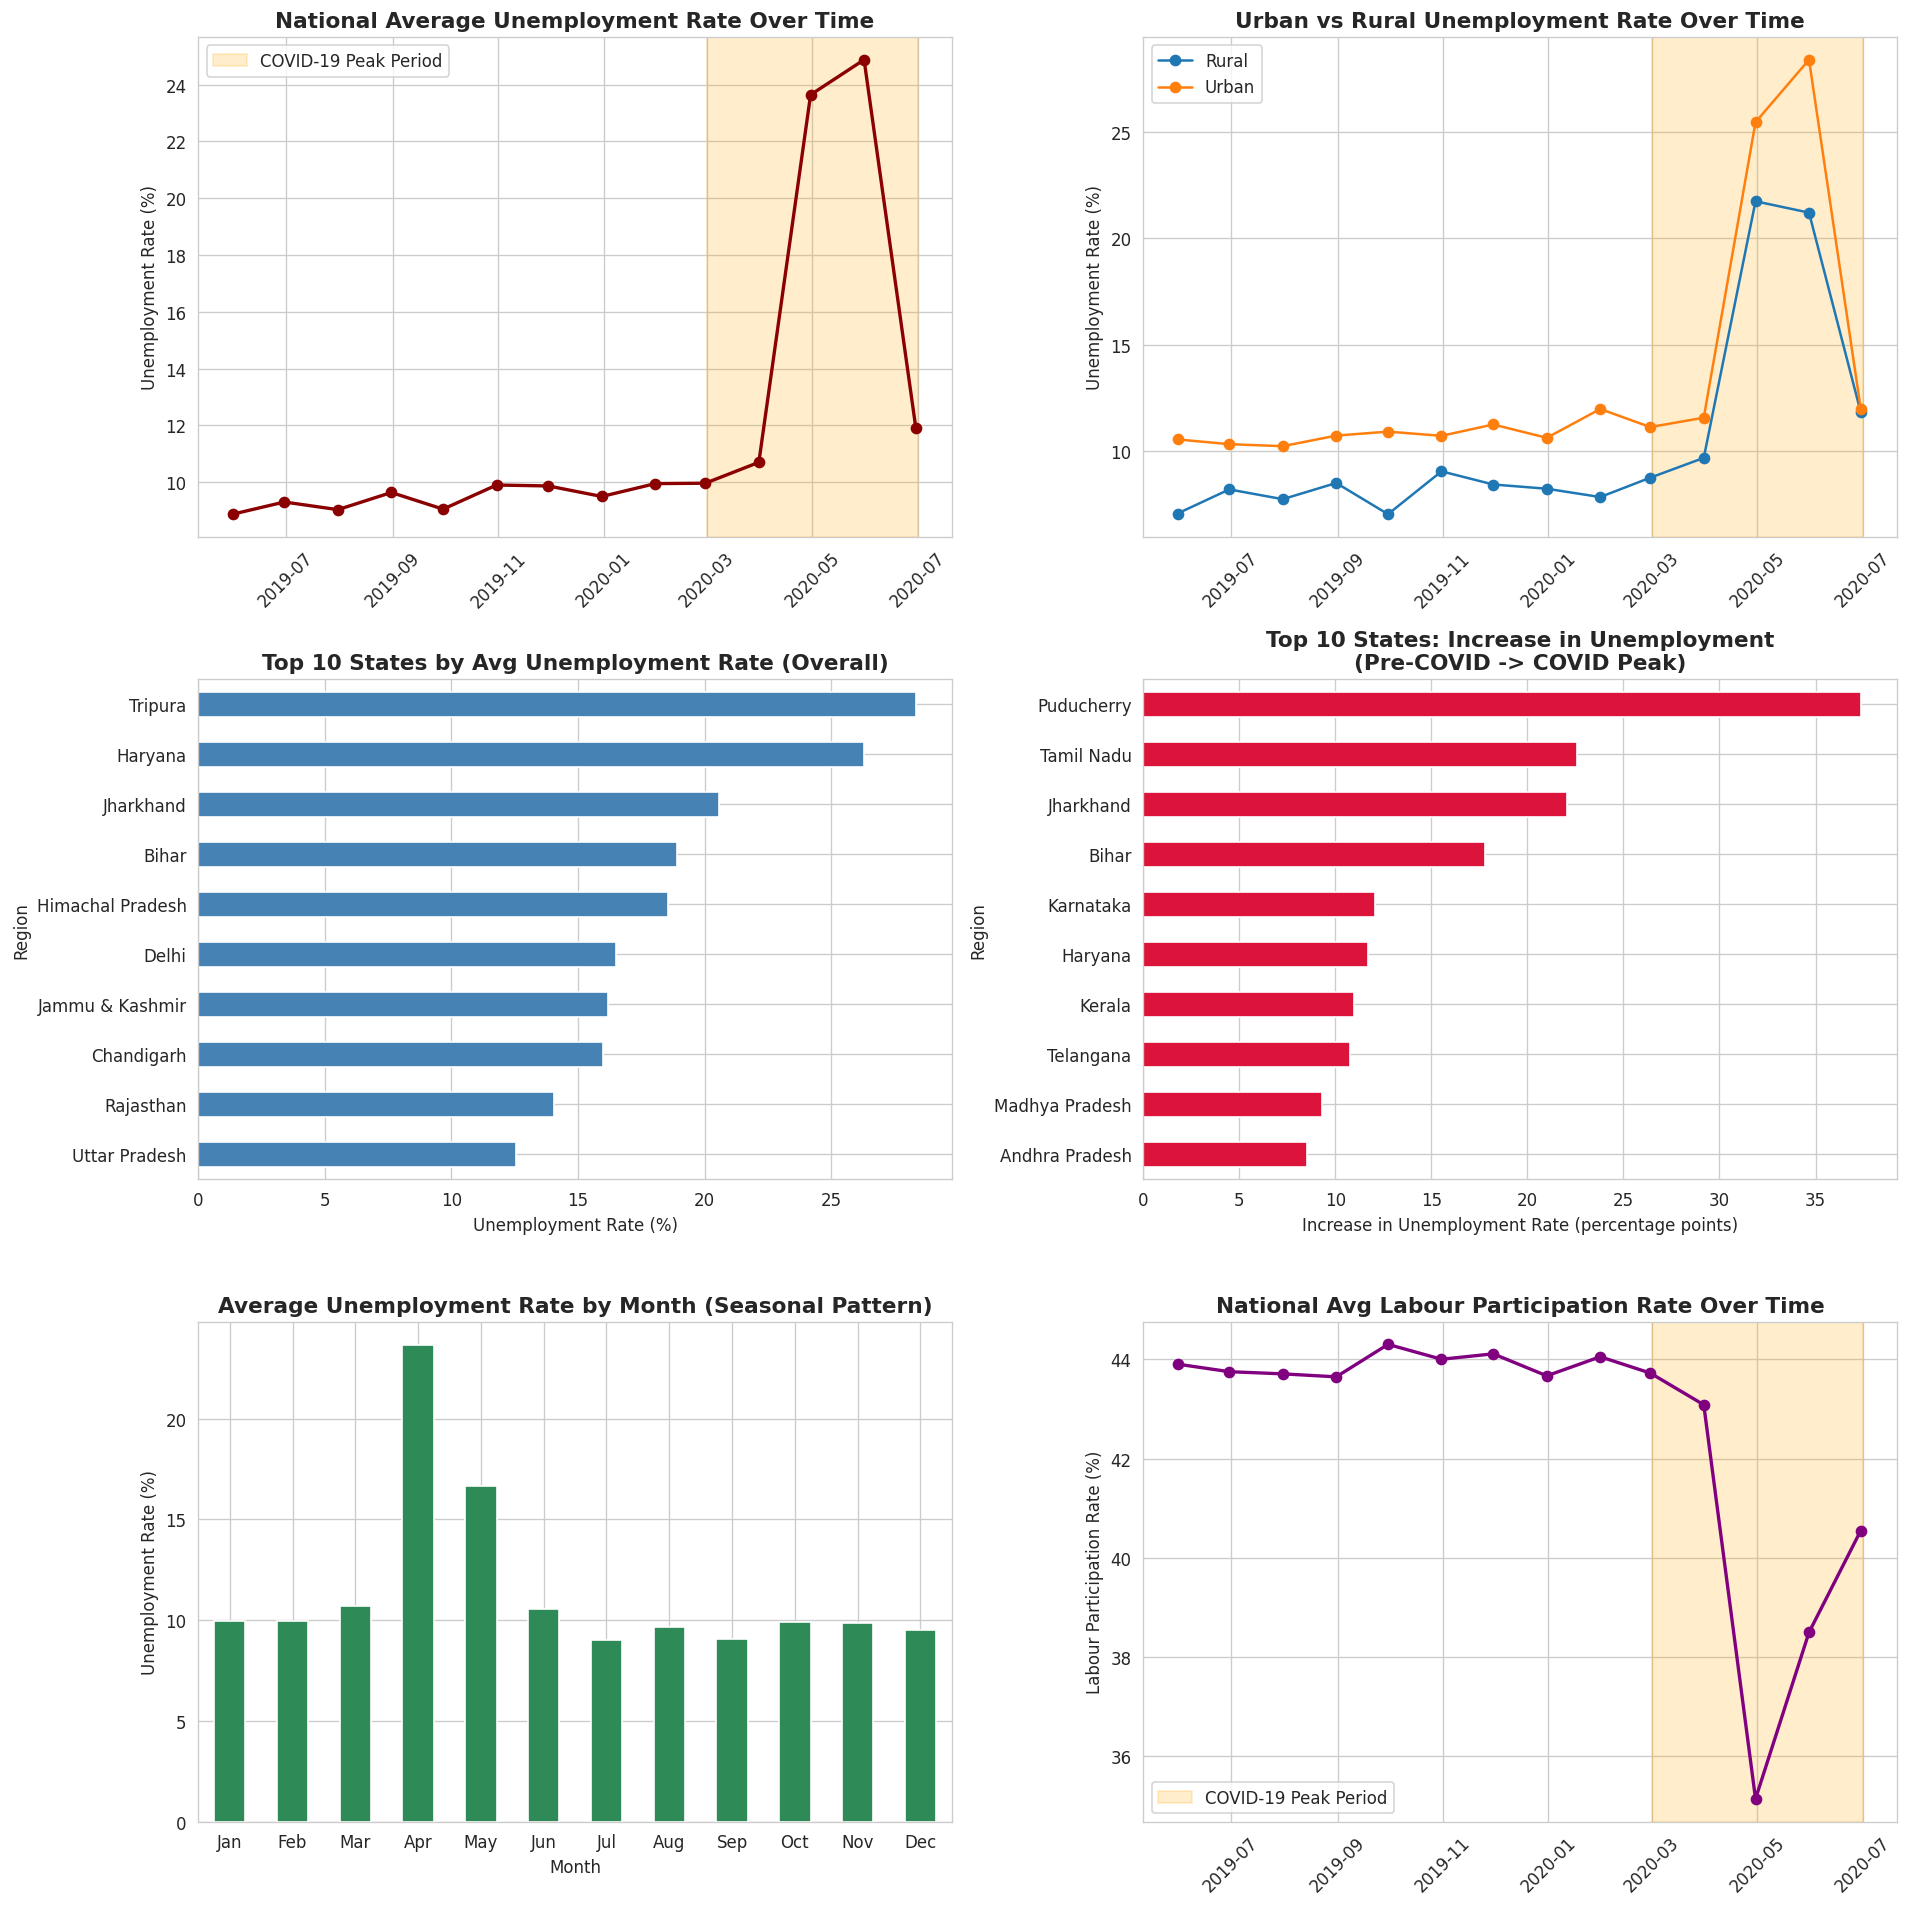

Reproduce this figure in Python.
"""
Unemployment in India - Analysis with Python
==============================================
Data cleaning, exploration, COVID-19 impact analysis, seasonal trends,
and policy-relevant insights.
"""

import pandas as pd
import numpy as np
import matplotlib.pyplot as plt
import seaborn as sns

sns.set_style("whitegrid")

# ----------------------------------------------------------------
# 1. Load and clean the data
# ----------------------------------------------------------------
df = pd.read_csv('/mnt/user-data/uploads/Unemployment_in_India.csv')

# Strip whitespace from column names
df.columns = [c.strip() for c in df.columns]
print("Columns:", df.columns.tolist())

# Drop fully empty rows (28 rows are all NaN)
df = df.dropna(how='all')
print(f"\nShape after dropping empty rows: {df.shape}")

# Strip whitespace from string columns
for col in ['Region', 'Date', 'Frequency', 'Area']:
    df[col] = df[col].str.strip()

# Parse dates
df['Date'] = pd.to_datetime(df['Date'], format='%d-%m-%Y')

# Extract year and month for seasonal analysis
df['Year'] = df['Date'].dt.year
df['Month'] = df['Date'].dt.month
df['MonthName'] = df['Date'].dt.strftime('%b')

print("\nDate range:", df['Date'].min(), "to", df['Date'].max())
print("\nRegions:", df['Region'].nunique(), "->", sorted(df['Region'].unique()))
print("\nAreas:", df['Area'].unique())
print("\nFrequency:", df['Frequency'].unique())

print("\nSummary statistics:")
print(df[['Estimated Unemployment Rate (%)', 'Estimated Employed',
          'Estimated Labour Participation Rate (%)']].describe())

# ----------------------------------------------------------------
# 2. National-level monthly trend (average across regions)
# ----------------------------------------------------------------
national = df.groupby('Date').agg({
    'Estimated Unemployment Rate (%)': 'mean',
    'Estimated Labour Participation Rate (%)': 'mean'
}).reset_index()

# ----------------------------------------------------------------
# 3. COVID-19 impact analysis
# ----------------------------------------------------------------
# Define periods
pre_covid = df[df['Date'] < '2020-03-01']
covid_peak = df[(df['Date'] >= '2020-03-01') & (df['Date'] <= '2020-07-01')]
post_covid = df[df['Date'] > '2020-07-01']

print("\n" + "="*60)
print("COVID-19 IMPACT ANALYSIS")
print("="*60)
print(f"Pre-COVID (before Mar 2020) avg unemployment rate: "
      f"{pre_covid['Estimated Unemployment Rate (%)'].mean():.2f}%")
print(f"COVID Peak (Mar-Jul 2020) avg unemployment rate: "
      f"{covid_peak['Estimated Unemployment Rate (%)'].mean():.2f}%")
print(f"Post-COVID peak (after Jul 2020) avg unemployment rate: "
      f"{post_covid['Estimated Unemployment Rate (%)'].mean():.2f}%")

# Find the absolute peak month
peak_row = national.loc[national['Estimated Unemployment Rate (%)'].idxmax()]
print(f"\nHighest national avg unemployment rate: {peak_row['Estimated Unemployment Rate (%)']:.2f}% "
      f"on {peak_row['Date'].strftime('%B %Y')}")

# ----------------------------------------------------------------
# 4. Urban vs Rural comparison
# ----------------------------------------------------------------
area_comparison = df.groupby(['Date', 'Area'])['Estimated Unemployment Rate (%)'].mean().reset_index()

print("\n" + "="*60)
print("URBAN VS RURAL (Overall Average)")
print("="*60)
print(df.groupby('Area')['Estimated Unemployment Rate (%)'].mean())

# ----------------------------------------------------------------
# 5. Regional analysis - which states hit hardest during COVID
# ----------------------------------------------------------------
region_pre = pre_covid.groupby('Region')['Estimated Unemployment Rate (%)'].mean()
region_covid = covid_peak.groupby('Region')['Estimated Unemployment Rate (%)'].mean()
region_change = (region_covid - region_pre).sort_values(ascending=False)

print("\n" + "="*60)
print("TOP 5 STATES - INCREASE IN UNEMPLOYMENT (Pre-COVID -> COVID Peak)")
print("="*60)
print(region_change.head(5))

print("\nBOTTOM 5 STATES - LEAST AFFECTED")
print(region_change.tail(5))

# ----------------------------------------------------------------
# 6. Seasonal patterns (monthly averages across years)
# ----------------------------------------------------------------
monthly_avg = df.groupby('MonthName')['Estimated Unemployment Rate (%)'].mean()
month_order = ['Jan','Feb','Mar','Apr','May','Jun','Jul','Aug','Sep','Oct','Nov','Dec']
monthly_avg = monthly_avg.reindex(month_order)

print("\n" + "="*60)
print("MONTHLY AVERAGE UNEMPLOYMENT RATE (ALL YEARS COMBINED)")
print("="*60)
print(monthly_avg)

# ----------------------------------------------------------------
# 7. Visualizations
# ----------------------------------------------------------------
fig, axes = plt.subplots(3, 2, figsize=(16, 16))

# (a) National trend over time
ax = axes[0, 0]
ax.plot(national['Date'], national['Estimated Unemployment Rate (%)'],
        marker='o', color='darkred', linewidth=2)
ax.axvspan(pd.Timestamp('2020-03-01'), pd.Timestamp('2020-07-01'),
           color='orange', alpha=0.2, label='COVID-19 Peak Period')
ax.set_title('National Average Unemployment Rate Over Time', fontsize=13, fontweight='bold')
ax.set_ylabel('Unemployment Rate (%)')
ax.legend()
ax.tick_params(axis='x', rotation=45)

# (b) Urban vs Rural trend
ax = axes[0, 1]
for area in df['Area'].unique():
    sub = area_comparison[area_comparison['Area'] == area]
    ax.plot(sub['Date'], sub['Estimated Unemployment Rate (%)'], marker='o', label=area)
ax.axvspan(pd.Timestamp('2020-03-01'), pd.Timestamp('2020-07-01'),
           color='orange', alpha=0.2)
ax.set_title('Urban vs Rural Unemployment Rate Over Time', fontsize=13, fontweight='bold')
ax.set_ylabel('Unemployment Rate (%)')
ax.legend()
ax.tick_params(axis='x', rotation=45)

# (c) Top 10 states by average unemployment rate
ax = axes[1, 0]
top_states = df.groupby('Region')['Estimated Unemployment Rate (%)'].mean().sort_values(ascending=False).head(10)
top_states.plot(kind='barh', ax=ax, color='steelblue')
ax.set_title('Top 10 States by Avg Unemployment Rate (Overall)', fontsize=13, fontweight='bold')
ax.set_xlabel('Unemployment Rate (%)')
ax.invert_yaxis()

# (d) States most affected by COVID (change in rate)
ax = axes[1, 1]
top_change = region_change.head(10)
top_change.plot(kind='barh', ax=ax, color='crimson')
ax.set_title('Top 10 States: Increase in Unemployment\n(Pre-COVID -> COVID Peak)', fontsize=13, fontweight='bold')
ax.set_xlabel('Increase in Unemployment Rate (percentage points)')
ax.invert_yaxis()

# (e) Monthly seasonal pattern
ax = axes[2, 0]
monthly_avg.plot(kind='bar', ax=ax, color='seagreen')
ax.set_title('Average Unemployment Rate by Month (Seasonal Pattern)', fontsize=13, fontweight='bold')
ax.set_ylabel('Unemployment Rate (%)')
ax.set_xlabel('Month')
ax.tick_params(axis='x', rotation=0)

# (f) Labour participation rate over time
ax = axes[2, 1]
ax.plot(national['Date'], national['Estimated Labour Participation Rate (%)'],
        marker='o', color='purple', linewidth=2)
ax.axvspan(pd.Timestamp('2020-03-01'), pd.Timestamp('2020-07-01'),
           color='orange', alpha=0.2, label='COVID-19 Peak Period')
ax.set_title('National Avg Labour Participation Rate Over Time', fontsize=13, fontweight='bold')
ax.set_ylabel('Labour Participation Rate (%)')
ax.legend()
ax.tick_params(axis='x', rotation=45)

plt.tight_layout()
plt.savefig('/mnt/user-data/outputs/unemployment_analysis.png', dpi=120, bbox_inches='tight')
print("\nVisualization saved as unemployment_analysis.png")

# ----------------------------------------------------------------
# 8. Save cleaned dataset
# ----------------------------------------------------------------
df.to_csv('/mnt/user-data/outputs/Unemployment_cleaned.csv', index=False)
print("Cleaned dataset saved as Unemployment_cleaned.csv")
